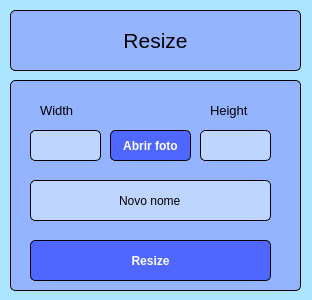
<?xml version="1.0" encoding="UTF-8"?>
<ui version="4.0">
 <class>MainWindow</class>
 <widget class="QMainWindow" name="MainWindow">
  <property name="geometry">
   <rect>
    <x>0</x>
    <y>0</y>
    <width>312</width>
    <height>300</height>
   </rect>
  </property>
  <property name="font">
   <font>
    <pointsize>12</pointsize>
   </font>
  </property>
  <property name="windowTitle">
   <string>MainWindow</string>
  </property>
  <property name="styleSheet">
   <string notr="true">background-color: rgb(172, 229, 255);</string>
  </property>
  <widget class="QWidget" name="centralwidget">
   <widget class="QFrame" name="box_1">
    <property name="geometry">
     <rect>
      <x>10</x>
      <y>10</y>
      <width>291</width>
      <height>61</height>
     </rect>
    </property>
    <property name="styleSheet">
     <string notr="true">#box_1{
	background-color: rgb(148, 180, 255);
	border-radius: 5px;
	border: 1px solid;
}</string>
    </property>
    <property name="frameShape">
     <enum>QFrame::StyledPanel</enum>
    </property>
    <property name="frameShadow">
     <enum>QFrame::Raised</enum>
    </property>
    <widget class="QLabel" name="label">
     <property name="geometry">
      <rect>
       <x>10</x>
       <y>0</y>
       <width>271</width>
       <height>61</height>
      </rect>
     </property>
     <property name="font">
      <font>
       <pointsize>16</pointsize>
      </font>
     </property>
     <property name="styleSheet">
      <string notr="true">background-color: none;</string>
     </property>
     <property name="text">
      <string>Resize</string>
     </property>
     <property name="alignment">
      <set>Qt::AlignCenter</set>
     </property>
    </widget>
   </widget>
   <widget class="QFrame" name="box_2">
    <property name="geometry">
     <rect>
      <x>10</x>
      <y>80</y>
      <width>291</width>
      <height>211</height>
     </rect>
    </property>
    <property name="styleSheet">
     <string notr="true">#box_2{
	background-color: rgb(148, 180, 255);
	border-radius: 5px;
	border: 1px solid;
}</string>
    </property>
    <property name="frameShape">
     <enum>QFrame::StyledPanel</enum>
    </property>
    <property name="frameShadow">
     <enum>QFrame::Raised</enum>
    </property>
    <widget class="QLineEdit" name="width_i">
     <property name="geometry">
      <rect>
       <x>20</x>
       <y>50</y>
       <width>71</width>
       <height>31</height>
      </rect>
     </property>
     <property name="styleSheet">
      <string notr="true">border-radius: 5px;
background-color: rgb(190, 213, 255);
border: 1px solid;
border-color: black;</string>
     </property>
     <property name="alignment">
      <set>Qt::AlignCenter</set>
     </property>
    </widget>
    <widget class="QLineEdit" name="height_i">
     <property name="geometry">
      <rect>
       <x>190</x>
       <y>50</y>
       <width>71</width>
       <height>31</height>
      </rect>
     </property>
     <property name="styleSheet">
      <string notr="true">border-radius: 5px;
background-color: rgb(190, 213, 255);
border: 1px solid;
border-color: black;</string>
     </property>
     <property name="alignment">
      <set>Qt::AlignCenter</set>
     </property>
    </widget>
    <widget class="QLabel" name="label_2">
     <property name="geometry">
      <rect>
       <x>30</x>
       <y>20</y>
       <width>51</width>
       <height>21</height>
      </rect>
     </property>
     <property name="font">
      <font>
       <pointsize>10</pointsize>
      </font>
     </property>
     <property name="styleSheet">
      <string notr="true">background-color: none;</string>
     </property>
     <property name="text">
      <string>Width</string>
     </property>
    </widget>
    <widget class="QLabel" name="label_3">
     <property name="geometry">
      <rect>
       <x>200</x>
       <y>20</y>
       <width>61</width>
       <height>21</height>
      </rect>
     </property>
     <property name="font">
      <font>
       <pointsize>10</pointsize>
      </font>
     </property>
     <property name="styleSheet">
      <string notr="true">background-color: none;</string>
     </property>
     <property name="text">
      <string>Height</string>
     </property>
    </widget>
    <widget class="QPushButton" name="resize_b">
     <property name="geometry">
      <rect>
       <x>20</x>
       <y>160</y>
       <width>241</width>
       <height>41</height>
      </rect>
     </property>
     <property name="font">
      <font>
       <pointsize>9</pointsize>
       <weight>75</weight>
       <bold>true</bold>
      </font>
     </property>
     <property name="styleSheet">
      <string notr="true">background-color: rgb(80, 103, 255);
border-radius: 5px;
border: 1px solid;
border-color: black;
color: white;</string>
     </property>
     <property name="text">
      <string>Resize</string>
     </property>
    </widget>
    <widget class="QLineEdit" name="New_name">
     <property name="geometry">
      <rect>
       <x>20</x>
       <y>100</y>
       <width>241</width>
       <height>41</height>
      </rect>
     </property>
     <property name="styleSheet">
      <string notr="true">border-radius: 5px;
background-color: rgb(190, 213, 255);
border: 1px solid;
border-color: black;</string>
     </property>
     <property name="text">
      <string>Novo nome</string>
     </property>
     <property name="alignment">
      <set>Qt::AlignCenter</set>
     </property>
    </widget>
    <widget class="QPushButton" name="open_foto">
     <property name="geometry">
      <rect>
       <x>100</x>
       <y>50</y>
       <width>81</width>
       <height>31</height>
      </rect>
     </property>
     <property name="font">
      <font>
       <pointsize>9</pointsize>
       <weight>75</weight>
       <bold>true</bold>
      </font>
     </property>
     <property name="styleSheet">
      <string notr="true">background-color: rgb(80, 103, 255);
border-radius: 5px;
border: 1px solid;
border-color: black;
color: white;</string>
     </property>
     <property name="text">
      <string>Abrir foto</string>
     </property>
    </widget>
   </widget>
  </widget>
 </widget>
 <resources/>
 <connections/>
</ui>
